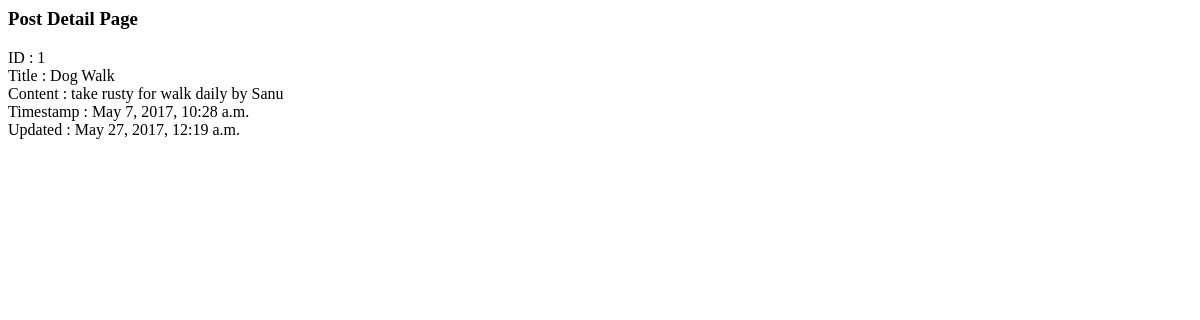
The app's page /posts/1/, older data.
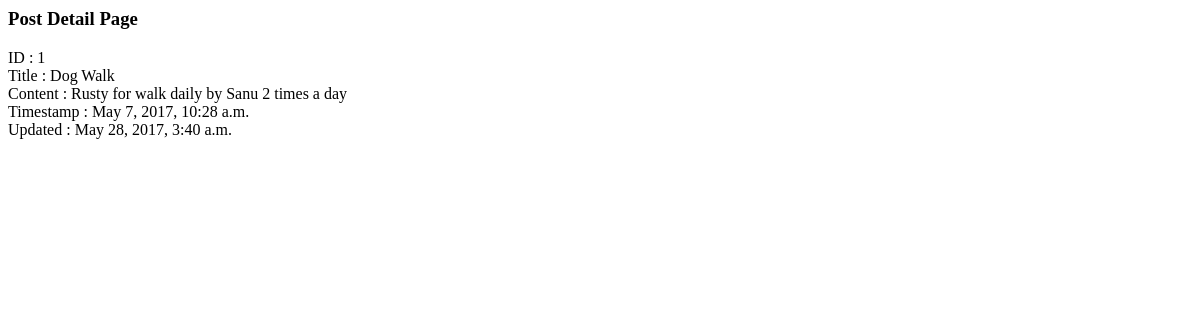
The same page, newer data.
### posts/models.py (models this page shows, shortened)
class Post(models.Model):
    title = models.CharField(max_length =120)
    content = models.TextField()
    updated = models.DateTimeField(auto_now = True, auto_now_add = False)
    timestamp = models.DateTimeField(auto_now = False, auto_now_add = True)

### posts/views.py (the view)
# urls.py: url(r'^(?P<id>\d+)/$', posts_views.post_detail, name='post_detail'),
def post_detail(request, id):
    instance = get_object_or_404(Post, id = id)
    context = {
        "instance": instance,
        "title" : "Detaili9999",
    }
    return render(request, "post_detail.html", context)

### posts/templates/post_detail.html (shortened to what this page needs)
<h3>Post Detail Page</h3>
ID :         {{instance.id}}<br/>
Title :      {{instance.title}}<br/>
Content :    {{instance.content}}<br/>
Timestamp :  {{instance.timestamp}}<br/>
Updated :    {{instance.updated}}<br/>

Row changes from the older to the newer data that the page shows:
changed Post "Dog Walk": content "take rusty for walk daily by Sanu" → "Rusty for walk daily by Sanu 2 times a day"; updated "May 27, 2017, 12:19 a.m." → "May 28, 2017, 3:40 a.m."
